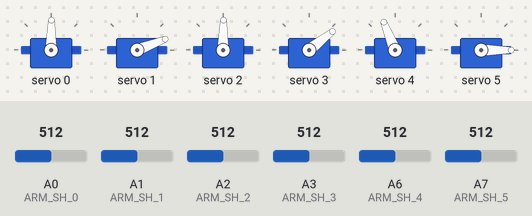
Bench run of a sketch on a simulated Arduino Nano, built with avr-gcc and run on an emulated ATmega328P. Shown: 6 × servo. The test bench sets the inputs (shaded band); at power-on: A0 (ARM_SH_0) = 512, A1 (ARM_SH_1) = 512, A2 (ARM_SH_2) = 512, A3 (ARM_SH_3) = 512, A6 (ARM_SH_4) = 512, A7 (ARM_SH_5) = 512.

Above: at 1.2 s.
1.3 s: A0 (ARM_SH_0) set to 599
2.8 s: A0 (ARM_SH_0) set to 631
At 5.36 s:
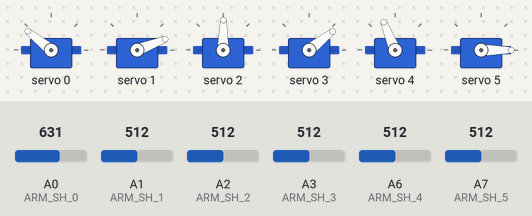
5.8 s: A1 (ARM_SH_1) set to 599
8.8 s: A1 (ARM_SH_1) set to 624
At 8.96 s:
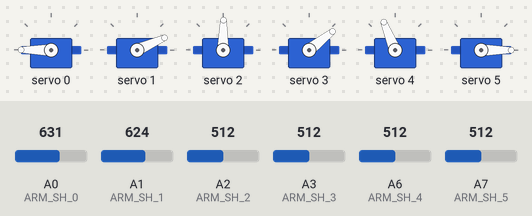
11.8 s: A2 (ARM_SH_2) set to 630
At 11.96 s:
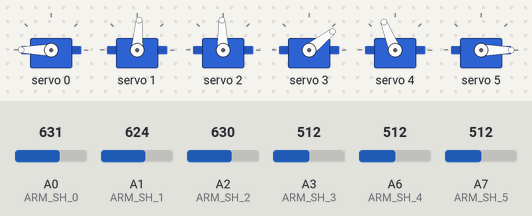
14.8 s: A3 (ARM_SH_3) set to 601
17.8 s: A3 (ARM_SH_3) set to 626
At 17.98 s:
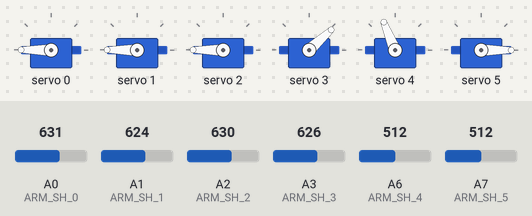
Timing chart, 0 to 24.1 s (numbered marks = the images above; inputs shaded):
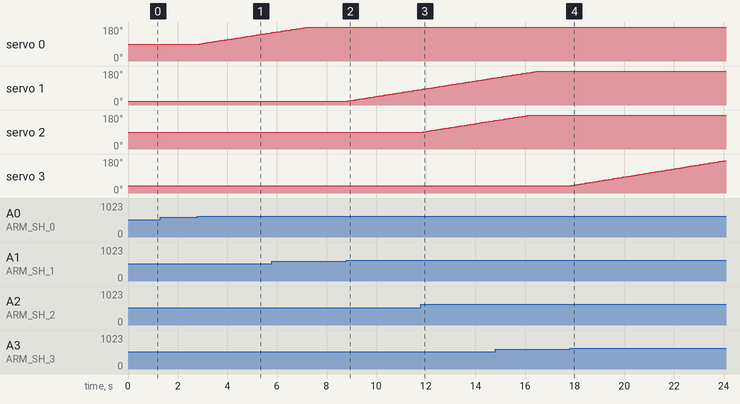

The sketch:

code-joystick.ino
```cpp
// (licence header left out)
// https://github.com/adafruit/Adafruit-PWM-Servo-Driver-Library
// http://adafruit.github.io/Adafruit-PWM-Servo-Driver-Library/html
#include <Adafruit_PWMServoDriver.h>

#define ARM_SH0     0  // 어깨 회전
#define ARM_SH1     1  // 어깨 상하
#define ARM_SH2     2  // 팔꿈치 상하
#define ARM_EL      3  // 손목 상하
#define ARM_WR      4  // 손목 회전
#define ARM_GR      5  // 손

#define ARM_SH_0    A0 // 1번 좌우 -> 어깨 회전
#define ARM_SH_1    A1 // 1번 상하 -> 어깨 상하
#define ARM_SH_2    A2 // 2번 좌우 -> 팔꿈치 상하
#define ARM_SH_3    A3 // 2번 상하 -> 손목 상하
#define ARM_SH_4    A6 // 3번 좌우 -> 손목 회전
#define ARM_SH_5    A7 // 3번 상하 -> 손

#define GR_VELOC    8  // 잡는 각도 단위
#define VELOC       2  // 관절 이동 속도

#define SERVOMIN    100 // MG996R   0도
#define SERVOMAX    620 // MG996R 180도
#define SERVO_FREQ  60  // MG996R signal frequency

// | pin-name | min ~ max | ini | right |
// +----------+-----------+-----+-------+
// |     0pin |   0 ~ 180 |  90 |    90 |
// |     1pin |   0 ~ 180 |  30 |    90 |
// |     2pin |   0 ~ 180 |  90 |    90 |
// |     3pin |   0 ~ 180 |  45 |    90 |
// |     4pin |   0 ~ 180 | 110 |   180 |
// |     5pin |   0 ~  90 |   0 |    45 |
// 현재 각도 Current Angle
int _arm[6] = {0,0,0,0,0,0};

Adafruit_PWMServoDriver servo_driver = Adafruit_PWMServoDriver();

// Fix & Convert range of pulse to SERVOMIN ~ SERVOMAX
// ang : (int) 타겟 각도값
int ang2pul(int ang) {
  return constrain(map(ang, 0, 180, SERVOMIN, SERVOMAX), SERVOMIN, SERVOMAX);
}

// 각도변화 설정
// ch  : (int) 모터 채널 id
// vel : (int) 각도 변화량
// return : (int) 성공여부(성공시 0, 실패시 1)
int writeRotate(int ch, int vel){
  int flag = true;
  int ang = _arm[ch] + vel;
  // 범위내의 각도인지 확인
  switch(ch){
    case 0:if( 0<=ang && ang<=180 ){flag=false;}break;
    case 1:if( 0<=ang && ang<=180 ){flag=false;}break;
    case 2:if( 0<=ang && ang<=180 ){flag=false;}break;
    case 3:if( 0<=ang && ang<=180 ){flag=false;}break;
    case 4:if( 0<=ang && ang<=180 ){flag=false;}break;
    case 5:if( 0<=ang && ang<= 90 ){flag=false;}break;
  }
  if(flag) return 1;
  // 문제가 없을 경우, 모터 각도를 해당값으로 설정
  servo_driver.setPWM(ch, 0, ang2pul(ang));
  _arm[ch] = ang;
  return 0;
}

void setup() {
  Serial.begin(9600);
  servo_driver.begin();
  servo_driver.setPWMFreq(SERVO_FREQ); // set freq

  // 초기설정
  writeRotate(0,  90);
  writeRotate(1,  30);
  writeRotate(2,  90);
  writeRotate(3,  45);
  writeRotate(4, 110);
  writeRotate(5,   0);
}

void loop() {
  int sig;
  int vel;

  sig = analogRead(ARM_SH_0);
  vel = map(sig, 0, 1024, -VELOC, VELOC+1);
  writeRotate(0, vel);

  sig = analogRead(ARM_SH_1);
  vel = map(sig, 0, 1024, -VELOC, VELOC+1);
  writeRotate(1, vel);

  sig = analogRead(ARM_SH_2);
  vel = map(sig, 0, 1024, -VELOC, VELOC+1);
  writeRotate(2, vel);

  sig = analogRead(ARM_SH_3);
  vel = map(sig, 0, 1024, -VELOC, VELOC+1);
  writeRotate(3, vel);

  sig = analogRead(ARM_SH_4);
  vel = map(sig, 0, 1024, -VELOC, VELOC+1);
  writeRotate(4, vel);

  sig = analogRead(ARM_SH_5);
  vel = map(sig, 0, 1024, -VELOC, VELOC+1);
  writeRotate(5, vel);

  delay(50);
}
```

Measured:
- the behaviour switches between 614 and 615 on A0 (ARM_SH_0) (found by bisection; images 0 and 1)
- the behaviour switches between 614 and 615 on A1 (ARM_SH_1) (found by bisection; images 1 and 2)
- the behaviour switches between 614 and 615 on A3 (ARM_SH_3) (found by bisection; images 3 and 4)
- after the input at 1.3 s, every drawn part: stays the same
- after the input at 2.8 s, servo 0: moves from 89° to 150° over 2.9 s, starting at once
- after the input at 8.8 s, servo 1: moves from 21° to 82° over 2.9 s, starting after 0.05 s
- after the input at 11.8 s, servo 2: moves from 89° to 151° over 2.9 s, starting at once
- after the input at 17.8 s, servo 3: moves from 38° to 172° over 6.3 s, starting at once
